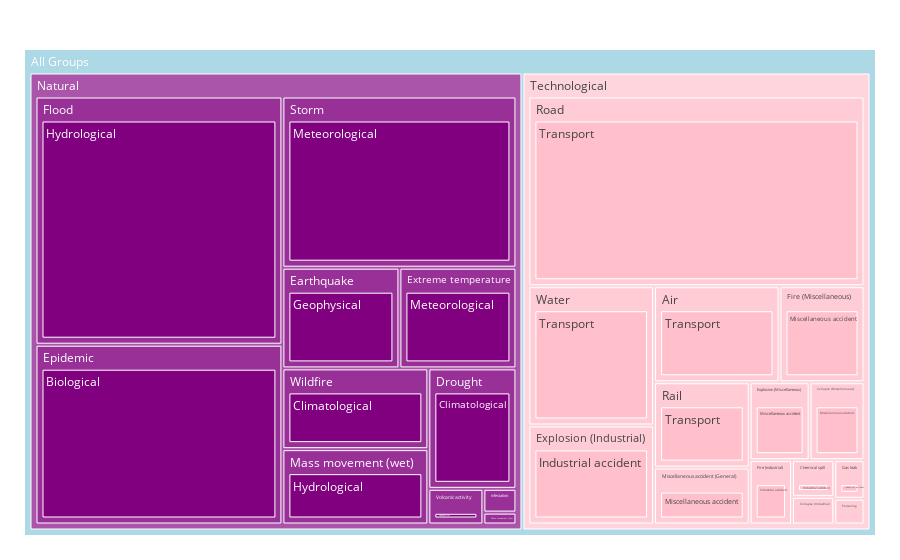

The code cell stored with this chart in its notebook:
### Code cell
#2d create a treemap using hierarchical columns you would like to explore

import plotly.express as px
year_filter = df[df["Start Year"] == 2000]
year_filter.shape

year_filter.columns




# Skip columns like latitude, longitude, etc. 
skip_cols = ["Latitude", "Longitude", "Start Year", "Start Month", "Start Day", "End Year", "End Month", "End Day"]

# Get a list of columns to fill excluding the skipped columns 
#fill_cols = df.columns.difference(skip_cols)
fill_cols = df.columns.difference(skip_cols)
df[fill_cols] = df[fill_cols].apply(lambda x: x.fillna(x.median()) if x.dtype in ['float64', 'int64'] else x)

#'DisNo.', 'Historic', 'Classification Key', 'Disaster Group',
 #      'Disaster Subgroup', 'Disaster Type', 'Disaster Subtype',
  #    'Location', 'Origin', 'Associated Types', 'OFDA/BHA Response', 'Appeal',
   #    'Declaration', 'AID Contribution ('000 US$)','Start Day', 'End Year', 'End Day',
    #   'Total Deaths', 'No. Injured', 'No. Affected', 'No. Homeless',
     #  'Total Affected', 'Reconstruction Costs ('000 US$)',
#       'Reconstruction Costs, Adjusted ('000 US$)',
 #      'Insured Damage ('000 US$)', 'Insured Damage, Adjusted ('000 US$)',
  #     'Total Damage', 'Total Damage, Adjusted', 'CPI'


year_filter_grouped = year_filter.groupby(["Disaster Type", "Disaster Group", "Disaster Subgroup"]).agg(Group_Count = pd.NamedAgg("Disaster Group", "size")).sort_values("Group_Count", ascending = False).reset_index(drop = False)
year_filter_grouped

# year_filter_grouped = year_filter.groupby(["Disaster Type", "Disaster Group", "Disaster Subgroup"]).agg(Group_Count = pd.NamedAgg("Disaster Group", "size")).sort_values("Group_Count", ascending = False).reset_index(drop = False)
# year_filter_grouped

treemap = px.treemap(year_filter_grouped, 
                     path = [px.Constant("All Groups"), "Disaster Group", "Disaster Type", "Disaster Subgroup"],
                     values = "Group_Count")

treemap.update_traces(root_color = "lightblue")
treemap.update_layout(
    treemapcolorway = ["purple", "pink"],
    margin = dict(t = 50, l = 25, r = 25, b = 25),
    font_color = "white")
treemap.show()

#2di What do you notice about the hierarchical order? 
#I notice that each data type is categorized under another (Hydrological->Flood->Natural) until they all fall under the same category (subgroup->group->all groups")
#and the smaller the name is the more specific the data gets

### Figure 1 — Plotly figure (JSON) as saved in the notebook; plotly's stock layout.template omitted (floating-point values rounded to 4 significant figures)
{"data": [{"branchvalues": "total", "domain": {"x": [0, 1], "y": [0, 1]}, "hovertemplate": "labels=%{label}<br>Group_Count=%{value}<br>parent=%{parent}<br>id=%{id}<extra></extra>", "ids": ["All Groups/Natural/Epidemic/Biological", "All Groups/Natural/Infestation/Biological", "All Groups/Natural/Drought/Climatological", "All Groups/Natural/Wildfire/Climatological", "All Groups/Natural/Earthquake/Geophysical", "All Groups/Natural/Mass movement (dry)/Geophysical", "All Groups/Natural/Volcanic activity/Geophysical", "All Groups/Natural/Flood/Hydrological", "All Groups/Natural/Mass movement (wet)/Hydrological", "All Groups/Technological/Chemical spill/Industrial accident", "All Groups/Technological/Collapse (Industrial)/Industrial accident", "All Groups/Technological/Explosion (Industrial)/Industrial accident", "All Groups/Technological/Fire (Industrial)/Industrial accident", "All Groups/Technological/Gas leak/Industrial accident", "All Groups/Technological/Poisoning/Industrial accident", "All Groups/Natural/Extreme temperature/Meteorological", "All Groups/Natural/Storm/Meteorological", "All Groups/Technological/Collapse (Miscellaneous)/Miscellaneous accident", "All Groups/Technological/Explosion (Miscellaneous)/Miscellaneous accident", "All Groups/Technological/Fire (Miscellaneous)/Miscellaneous accident", "All Groups/Technological/Miscellaneous accident (General)/Miscellaneous accident", "All Groups/Technological/Air/Transport", "All Groups/Technological/Rail/Transport", "All Groups/Technological/Road/Transport", "All Groups/Technological/Water/Transport", "All Groups/Technological/Air", "All Groups/Technological/Chemical spill", "All Groups/Technological/Collapse (Industrial)", "All Groups/Technological/Collapse (Miscellaneous)", "All Groups/Natural/Drought", "All Groups/Natural/Earthquake", "All Groups/Natural/Epidemic", "All Groups/Technological/Explosion (Industrial)", "All Groups/Technological/Explosion (Miscellaneous)", "All Groups/Natural/Extreme temperature", "All Groups/Technological/Fire (Industrial)", "All Groups/Technological/Fire (Miscellaneous)", "All Groups/Natural/Flood", "All Groups/Technological/Gas leak", "All Groups/Natural/Infestation", "All Groups/Natural/Mass movement (dry)", "All Groups/Natural/Mass movement (wet)", "All Groups/Technological/Miscellaneous accident (General)", "All Groups/Technological/Poisoning", "All Groups/Technological/Rail", "All Groups/Technological/Road", "All Groups/Natural/Storm", "All Groups/Natural/Volcanic activity", "All Groups/Technological/Water", "All Groups/Natural/Wildfire", "All Groups/Natural", "All Groups/Technological", "All Groups"], "labels": ["Biological", "Biological", "Climatological", "Climatological", "Geophysical", "Geophysical", "Geophysical", "Hydrological", "Hydrological", "Industrial accident", "Industrial accident", "Industrial accident", "Industrial accident", "Industrial accident", "Industrial accident", "Meteorological", "Meteorological", "Miscellaneous accident", "Miscellaneous accident", "Miscellaneous accident", "Miscellaneous accident", "Transport", "Transport", "Transport", "Transport", "Air", "Chemical spill", "Collapse (Industrial)", "Collapse (Miscellaneous)", "Drought", "Earthquake", "Epidemic", "Explosion (Industrial)", "Explosion (Miscellaneous)", "Extreme temperature", "Fire (Industrial)", "Fire (Miscellaneous)", "Flood", "Gas leak", "Infestation", "Mass movement (dry)", "Mass movement (wet)", "Miscellaneous accident (General)", "Poisoning", "Rail", "Road", "Storm", "Volcanic activity", "Water", "Wildfire", "Natural", "Technological", "All Groups"], "name": "", "parents": ["All Groups/Natural/Epidemic", "All Groups/Natural/Infestation", "All Groups/Natural/Drought", "All Groups/Natural/Wildfire", "All Groups/Natural/Earthquake", "All Groups/Natural/Mass movement (dry)", "All Groups/Natural/Volcanic activity", "All Groups/Natural/Flood", "All Groups/Natural/Mass movement (wet)", "All Groups/Technological/Chemical spill", "All Groups/Technological/Collapse (Industrial)", "All Groups/Technological/Explosion (Industrial)", "All Groups/Technological/Fire (Industrial)", "All Groups/Technological/Gas leak", "All Groups/Technological/Poisoning", "All Groups/Natural/Extreme temperature", "All Groups/Natural/Storm", "All Groups/Technological/Collapse (Miscellaneous)", "All Groups/Technological/Explosion (Miscellaneous)", "All Groups/Technological/Fire (Miscellaneous)", "All Groups/Technological/Miscellaneous accident (General)", "All Groups/Technological/Air", "All Groups/Technological/Rail", "All Groups/Technological/Road", "All Groups/Technological/Water", "All Groups/Technological", "All Groups/Technological", "All Groups/Technological", "All Groups/Technological", "All Groups/Natural", "All Groups/Natural", "All Groups/Natural", "All Groups/Technological", "All Groups/Technological", "All Groups/Natural", "All Groups/Technological", "All Groups/Technological", "All Groups/Natural", "All Groups/Technological", "All Groups/Natural", "All Groups/Natural", "All Groups/Natural", "All Groups/Technological", "All Groups/Technological", "All Groups/Technological", "All Groups/Technological", "All Groups/Natural", "All Groups/Natural", "All Groups/Technological", "All Groups/Natural", "All Groups", "All Groups", ""], "root": {"color": "lightblue"}, "type": "treemap", "values": [113, 2, 27, 30, 30, 1, 5, 156, 28, 4, 3, 32, 7, 3, 2, 30, 102, 11, 12, 21, 14, 31, 21, 164, 45, 31, 4, 3, 11, 27, 30, 113, 32, 12, 30, 7, 21, 156, 3, 2, 1, 28, 14, 2, 21, 164, 102, 5, 45, 30, 524, 370, 894]}], "layout": {"autosize": true, "font": {"color": "white"}, "legend": {"tracegroupgap": 0}, "margin": {"b": 25, "l": 25, "r": 25, "t": 50}, "treemapcolorway": ["purple", "pink"]}}
